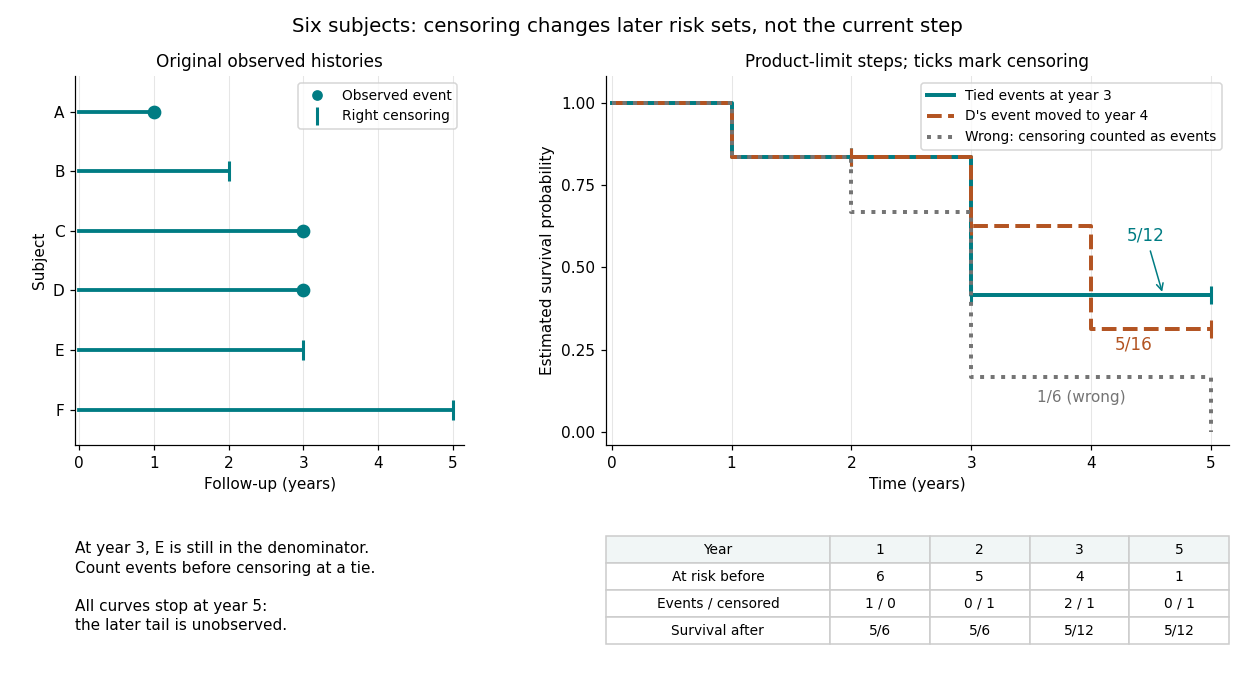

Reproduce this figure in Python.
"""Generate kaplan-meier-censored-cohort.png in CWD; Python 3.14, Matplotlib.

Run from _media with MPLBACKEND=Agg and a writable MPLCONFIGDIR.
Compute tied and untied steps with exact rational arithmetic.
"""

from fractions import Fraction
from pathlib import Path

import matplotlib.pyplot as plt


COHORT = [("A", 1, True), ("B", 2, False), ("C", 3, True),
          ("D", 3, True), ("E", 3, False), ("F", 5, False)]


def steps(cohort, all_exits_are_events=False):
    survival = Fraction(1)
    result = []
    for time in sorted({record[1] for record in cohort}):
        at_risk = sum(exit_time >= time for _, exit_time, _ in cohort)
        events = sum(exit_time == time and (observed or all_exits_are_events)
                     for _, exit_time, observed in cohort)
        censored = sum(exit_time == time and not observed
                       for _, exit_time, observed in cohort)
        survival *= Fraction(at_risk - events, at_risk)
        result.append((time, at_risk, events, censored, survival))
    return result


def draw_curve(ax, rows, color, label, linestyle="-", marks=True):
    ax.step([0] + [row[0] for row in rows],
            [1] + [float(row[4]) for row in rows], where="post",
            color=color, lw=2.6, linestyle=linestyle, label=label)
    if marks:
        for time, _, _, censored, survival in rows:
            if censored:
                ax.plot(time, float(survival), marker="|", ms=12,
                        markeredgewidth=2, color=color)


def main():
    tied = steps(COHORT)
    untied_cohort = [(name, 4 if name == "D" else time, event)
                    for name, time, event in COHORT]
    untied = steps(untied_cohort)
    wrong = steps(COHORT, all_exits_are_events=True)
    assert [(n, d, c) for _, n, d, c, _ in tied] == [
        (6, 1, 0), (5, 0, 1), (4, 2, 1), (1, 0, 1)]
    assert tied[-1][4] == Fraction(5, 12)
    assert [row[4] for row in untied] == [
        Fraction(5, 6), Fraction(5, 6), Fraction(5, 8),
        Fraction(5, 16), Fraction(5, 16)]
    assert [row[4] for row in wrong] == [
        Fraction(5, 6), Fraction(2, 3), Fraction(1, 6), Fraction(0)]

    fig = plt.figure(figsize=(11.4, 6.3), dpi=110, facecolor="white")
    grid = fig.add_gridspec(2, 2, width_ratios=(0.78, 1.25),
                           height_ratios=(3.4, 1), hspace=0.38, wspace=0.28)
    histories = fig.add_subplot(grid[0, 0])
    curve = fig.add_subplot(grid[0, 1])
    table_ax = fig.add_subplot(grid[1, 1])
    notes = fig.add_subplot(grid[1, 0])
    blue, orange, gray = "#007c83", "#b35422", "#747474"
    for row, (name, time, event) in enumerate(COHORT):
        y = 5 - row
        histories.plot([0, time], [y, y], color=blue, lw=2.5)
        histories.plot(time, y, "o" if event else "|", color=blue,
                       ms=7 if event else 13, markeredgewidth=2)
    histories.set(yticks=range(6), yticklabels=list("FEDCBA"),
                  ylim=(-0.6, 5.6), title="Original observed histories",
                  xlabel="Follow-up (years)", ylabel="Subject")
    histories.plot([], [], "o", color=blue, label="Observed event")
    histories.plot([], [], "|", ms=12, markeredgewidth=2, color=blue,
                   label="Right censoring")
    histories.legend(loc="upper right", fontsize=9, frameon=True)
    draw_curve(curve, tied, blue, "Tied events at year 3")
    draw_curve(curve, untied, orange, "D's event moved to year 4", "--")
    draw_curve(curve, wrong, gray, "Wrong: censoring counted as events", ":",
               marks=False)
    curve.set(title="Product-limit steps; ticks mark censoring",
              ylabel="Estimated survival probability", xlabel="Time (years)",
              ylim=(-0.04, 1.08), yticks=[0, 0.25, 0.5, 0.75, 1])
    curve.annotate("5/12", (4.6, 5 / 12), xytext=(4.3, 0.58),
                   fontsize=11, color=blue,
                   arrowprops={"arrowstyle": "->", "color": blue})
    curve.text(4.2, 0.25, "5/16", color=orange, fontsize=11)
    curve.text(3.55, 0.09, "1/6 (wrong)", color=gray, fontsize=10)
    curve.legend(loc="upper right", fontsize=9, frameon=True)
    for ax in (histories, curve):
        ax.set(xlim=(-0.05, 5.15), xticks=range(6), facecolor="white")
        ax.grid(axis="x", color="#e6e6e6", lw=0.7)
        ax.spines[["top", "right"]].set_visible(False)
        ax.title.set_fontsize(11)
    table_ax.axis("off")
    table = table_ax.table(
        cellText=[["Year", "1", "2", "3", "5"],
                  ["At risk before", "6", "5", "4", "1"],
                  ["Events / censored", "1 / 0", "0 / 1", "2 / 1", "0 / 1"],
                  ["Survival after", "5/6", "5/6", "5/12", "5/12"]],
        cellLoc="center", colWidths=[0.36, 0.16, 0.16, 0.16, 0.16],
        bbox=[0, 0, 1, 1])
    table.auto_set_font_size(False)
    table.set_fontsize(9)
    for (row, _), cell in table.get_celld().items():
        cell.set_facecolor("#f1f6f6" if row == 0 else "white")
        cell.set_edgecolor("#cccccc")
    notes.axis("off")
    notes.text(0, 0.95,
               "At year 3, E is still in the denominator.\n"
               "Count events before censoring at a tie.\n\n"
               "All curves stop at year 5:\n"
               "the later tail is unobserved.",
               va="top", fontsize=10, linespacing=1.35)
    fig.suptitle("Six subjects: censoring changes later risk sets, not the current step",
                 fontsize=13, y=0.975)
    fig.subplots_adjust(left=0.06, right=0.98, top=0.89, bottom=0.07)
    fig.savefig(Path.cwd() / "kaplan-meier-censored-cohort.png",
                facecolor="white", transparent=False)
    plt.close(fig)


if __name__ == "__main__":
    main()
